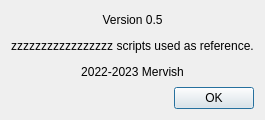
<?xml version="1.0" encoding="UTF-8"?>
<ui version="4.0">
 <class>about</class>
 <widget class="QDialog" name="about">
  <property name="geometry">
   <rect>
    <x>0</x>
    <y>0</y>
    <width>194</width>
    <height>120</height>
   </rect>
  </property>
  <property name="sizePolicy">
   <sizepolicy hsizetype="Fixed" vsizetype="Fixed">
    <horstretch>0</horstretch>
    <verstretch>0</verstretch>
   </sizepolicy>
  </property>
  <property name="windowTitle">
   <string>About</string>
  </property>
  <layout class="QVBoxLayout" name="verticalLayout">
   <item>
    <widget class="QLabel" name="label">
     <property name="text">
      <string>&lt;html&gt;&lt;head/&gt;&lt;body&gt;&lt;p align=&quot;center&quot;&gt;Version 0.5&lt;/p&gt;&lt;p align=&quot;center&quot;&gt;zzzzzzzzzzzzzzzzz scripts used as reference.&lt;/p&gt;&lt;p align=&quot;center&quot;&gt;2022-2023 Mervish&lt;/p&gt;&lt;/body&gt;&lt;/html&gt;</string>
     </property>
    </widget>
   </item>
   <item>
    <widget class="QDialogButtonBox" name="buttonBox">
     <property name="orientation">
      <enum>Qt::Horizontal</enum>
     </property>
     <property name="standardButtons">
      <set>QDialogButtonBox::Ok</set>
     </property>
    </widget>
   </item>
  </layout>
 </widget>
 <resources/>
 <connections>
  <connection>
   <sender>buttonBox</sender>
   <signal>accepted()</signal>
   <receiver>about</receiver>
   <slot>accept()</slot>
   <hints>
    <hint type="sourcelabel">
     <x>248</x>
     <y>254</y>
    </hint>
    <hint type="destinationlabel">
     <x>157</x>
     <y>274</y>
    </hint>
   </hints>
  </connection>
  <connection>
   <sender>buttonBox</sender>
   <signal>rejected()</signal>
   <receiver>about</receiver>
   <slot>reject()</slot>
   <hints>
    <hint type="sourcelabel">
     <x>316</x>
     <y>260</y>
    </hint>
    <hint type="destinationlabel">
     <x>286</x>
     <y>274</y>
    </hint>
   </hints>
  </connection>
 </connections>
</ui>
